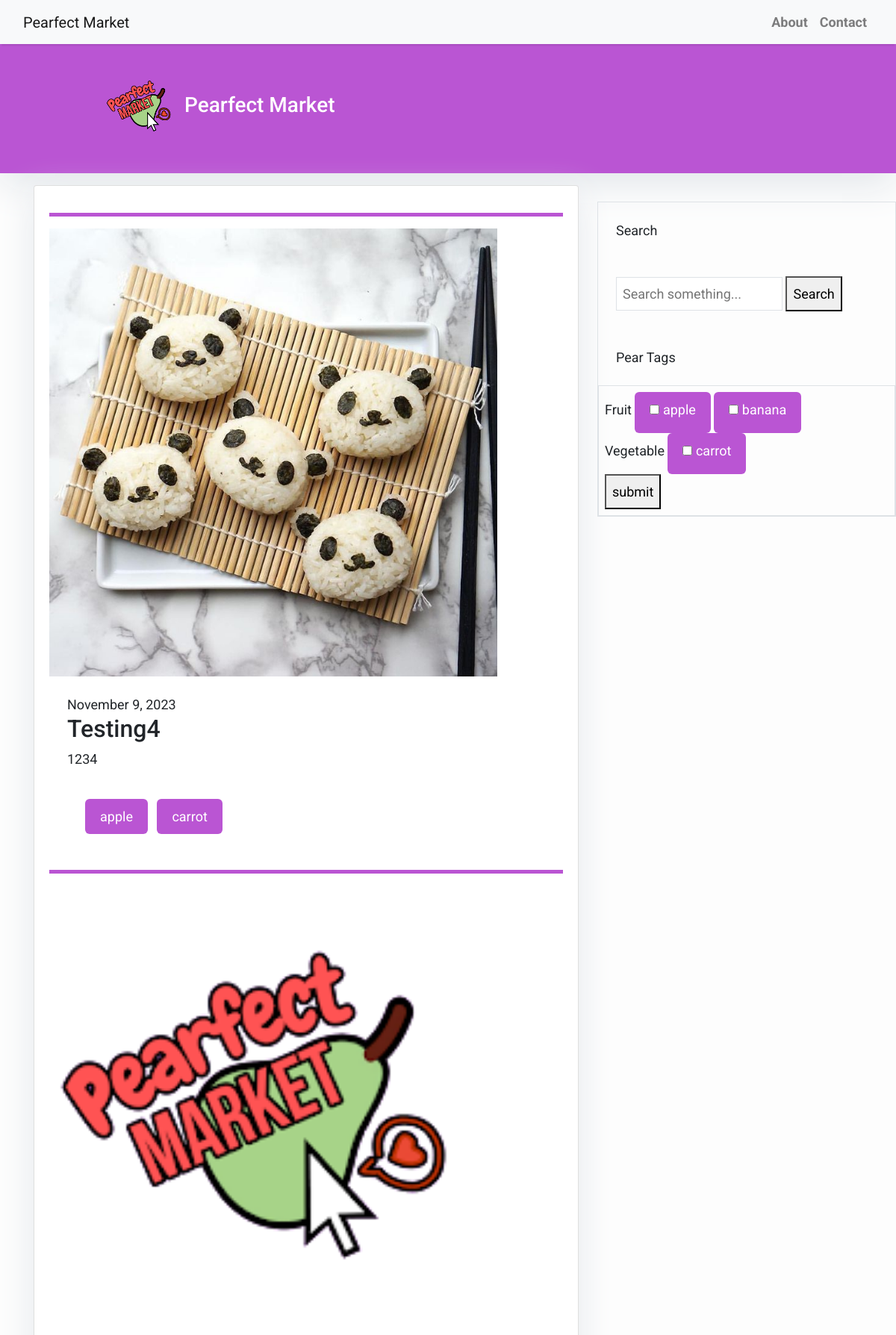
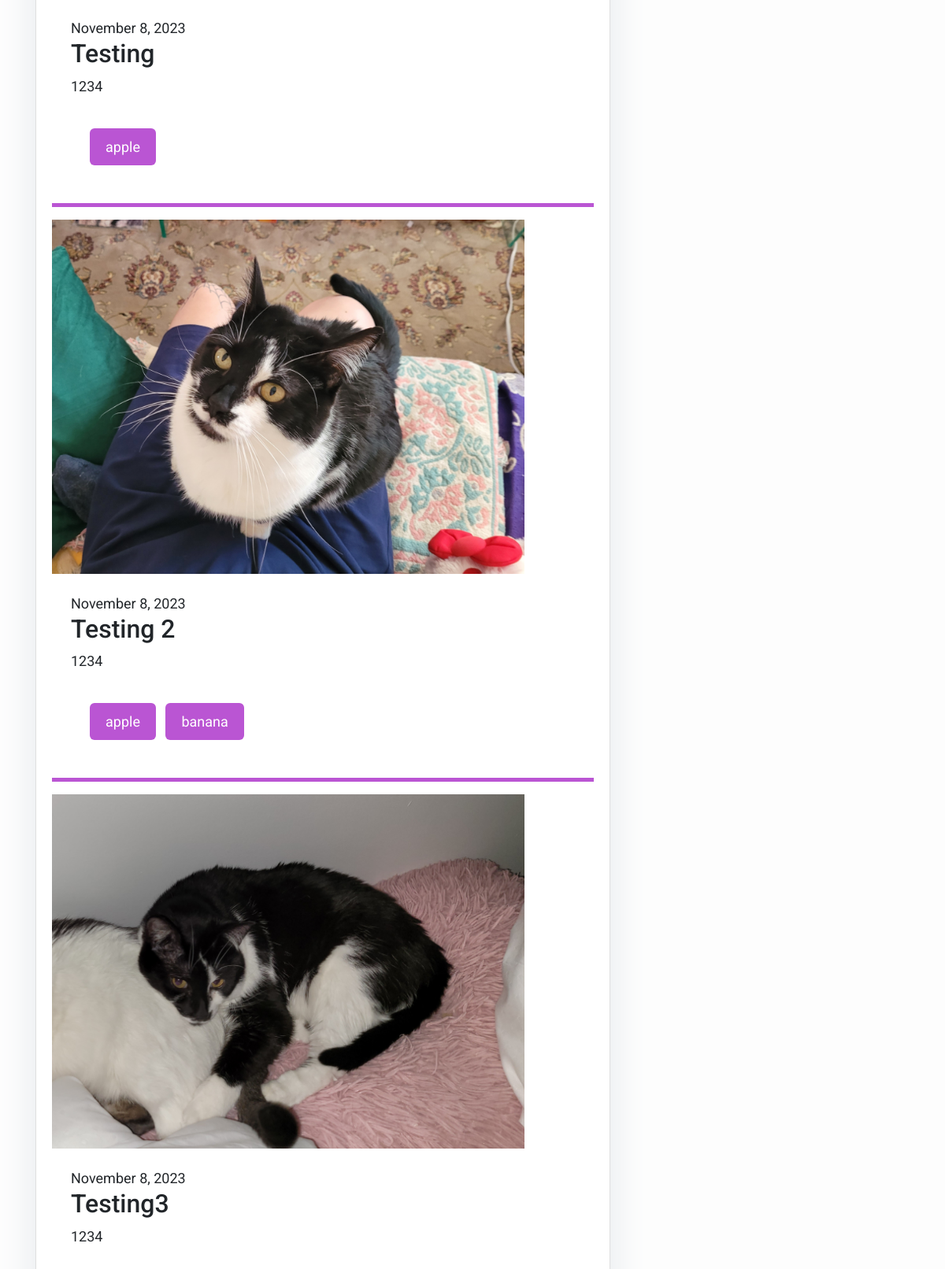
The page / (upper part) on the database its author committed (2 pictures, top to bottom).
### eventblog/models.py (models this page shows, shortened)
class Post(models.Model):
    title = models.CharField(max_length=200)
    slug = models.SlugField(unique=True, default='')
    content = RichTextField()
    featured_image = models.ImageField(upload_to="images/", default='')
    is_published = models.BooleanField(default=False)
    is_featured = models.BooleanField(default=False)
    created_at = models.DateField(auto_now=True)
    subtag = models.ManyToManyField(Subtag)
    user = models.ForeignKey(settings.AUTH_USER_MODEL, on_delete=models.CASCADE, null=True)
    class Meta:
        ordering = ['-created_at']

class Subtag(models.Model):
    tag = models.ForeignKey(Tag,
                                 related_name='tag',
                                 on_delete=models.CASCADE)
    name = models.CharField(max_length=200,
                            db_index=True)
    slug = models.SlugField(max_length=200,
                            db_index=True)
    class Meta:
        ordering = ('name',)
        verbose_name = 'subtag'
        verbose_name_plural = 'subtags'

class Tag(models.Model):
    name = models.CharField(max_length=200)
    slug = models.SlugField(unique=True, default='')
    class Meta:
        ordering = ['name']

### eventblog/views.py (the view)
# urls.py: path('', views.home, name='home'),
def home(request):
    posts = Post.objects.all().filter(is_published=True)
    subtags = Subtag.objects.all()
    tags = Tag.objects.all()
    return render(request, 'home.html', {
        'posts': posts,
        'subtags': subtags,
        'tags':tags,
    })

### eventblog/templates/home.html (shortened to what this page needs)
{% extends 'layout.html' %}  {% block content %}
<header class="masthead">
    <div class="container">
        <div class="row">
            <div class=" col-md-8 col-md-10 mx-auto">
                <div class="site-heading">
                    <h3 class=" site-heading my-4 mt-3 text-white"><img src="/media/images/pearfectmarketlogo.png" alt="HTML5 Icon" style="width:100px;height:100px;"> Pearfect Market </h3>
                </div>
            </div>
        </div>
    </div>
</header>
<div class="container">
    <div class="row">
        <div class="col-md-8 mt-3 left">
            <div class="card mb-4">
                <div class="card-body">
                    {% include 'list.html' %}
                </div>
            </div>
        </div>
        {% block sidebar %} {% include 'sidebar.html' %} {% endblock sidebar %}
    </div>
{%endblock%}

### eventblog/templates/layout.html (shortened to what this page needs)
<!DOCTYPE html>
<html>
    <head>
        <link rel="stylesheet" href="https://maxcdn.bootstrapcdn.com/bootstrap/4.0.0/css/bootstrap.min.css"
 />
    </head>
    <body>
        <nav class="navbar navbar-expand-lg navbar-light bg-light shadow" id="mainNav">
            <div class="container-fluid">
                <a class="navbar-brand" href="{% url 'home' %}">Pearfect Market</a>
                <div class="collapse navbar-collapse" id="navbarResponsive">
                    <ul class="navbar-nav ml-auto">
                        <li class="nav-item text-black">
                            <a class="nav-link text-black font-weight-bold" href="#">About</a>
                        </li>
                        <li class="nav-item text-black">
                            <a class="nav-link text-black font-weight-bold" href="#">Contact</a>
                        </li>
                    </ul>
                </div>
            </div>
        </nav>
        {% block content %}{% endblock content %}
    </body>
</html>

### eventblog/templates/list.html (shortened to what this page needs)
  <head>
  </head>
<div class="grid grid-cols-3 gap-4">
  {% for post in posts %}
  <hr>
  <div class="mb-4 ring-1 ring-slate-200 rounded-md h-fit hover:shadow-md">
    <a href="{% url 'post' post.slug %}"
      ><img
        class="img"
        src="{{ post.featured_image.url }}"
        alt="..."
    /></a>
    <div class="m-4 grid gap-2">
      <div class="text-sm text-gray-500">
        {{ post.created_at|date:"F j, o" }}
      </div>
      <h2 class="text-lg font-bold">{{ post.title }}</h2>
      <p class="text-base">
        {{ post.content|striptags|truncatewords:30 }}
      </p>
      <div class="p-4">
      {% for subtag in post.subtag.all %}
      <span class="mr-2"
        ><a
          href="{% url 'subtag' subtag.slug %}"
          class="button"
          >{{ subtag.name }}</a
        ></span
      >
      {% endfor %}
      </div>
    </div>
  </div>
  {% endfor %}
</div>

### eventblog/templates/sidebar.html (shortened to what this page needs)
  <head>
  </head>
<div class="right-sidebar">
  <div class="border rounded-md mb-4">
    <div class="bg-slate-200 p-4">Search</div>
    <div class="p-4">
      <form action="{% url 'search' %}" method="POST" class="grid grid-cols-4 gap-2">
        <input
          type="text"
          name="keyword"
          class="border rounded-md w-full focus:ring p-2 col-span-3"
          placeholder="Search something..."
        />
        <button
          type="submit"
          class="bg-blue-500 hover:bg-blue-700 rounded-md p-2 text-black uppercase font-semibold font-sans w-full focus:ring col-span-1"
        >
          Search
        </button>
      </form>
    </div>
      <div class="bg-slate-200 p-4">Pear Tags</div>
        <form method="POST" action="{% url 'tagfilter' %}" class="border rounded-md w-full focus:ring p-2 col-span-3">
          {% for tag in tags %}
            {{tag.name}}
            {% for subtag in tag.tag.all %}
              <div class="button">
                <input type="checkbox" id="{{subtag.name}}" value="{{subtag.name}}" name="q">
                <label for="{{subtag.name}}">{{subtag.name}}</label>
              </div>
            {% endfor %}
            <br>
          {% endfor %}
          <button type="submit" class="bg-blue-500 hover:bg-blue-700 rounded-md p-2 text-black uppercase font-semibold font-sans w-full focus:ring col-span-1">submit</button>
        </form>
</div>
  </div>
</div>

### eventblog/templates/layout.html (style rules this page uses)
body { font-family: "Roboto", sans-serif; font-size: 17px; background-color: #fdfdfd; }
.shadow { box-shadow: 0 4px 2px -2px rgba(0, 0, 0, 0.1); }
.masthead { background: #BA55D3; height: auto; padding-bottom: 15px; box-shadow: 0 16px 48px #E3E7EB; padding-top: 10px; }

### eventblog/templates/home.html (style rules this page uses)
body { font-family: "Roboto", sans-serif; font-size: 18px; background-color: #fdfdfd; }
.card { box-shadow: 0 16px 48px #E3E7EB; }

### eventblog/templates/list.html (style rules this page uses)
hr { height:5px; border-width:0; background-color:#BA55D3; }
.button { display: inline-block; padding: 10px 20px; text-align: center; text-decoration: none; color: #ffffff; background-color: #BA55D3; border-radius: 6px; outline: none; transition: 0.3s; }
.img { min-width: 600px; max-width:600px; height: auto; }

### eventblog/templates/sidebar.html (style rules this page uses)
.right-sidebar { position:absolute; top:270px; right:0; width:400px; height:100%; }
.button { display: inline-block; padding: 10px 20px; text-align: center; text-decoration: none; color: #ffffff; background-color: #BA55D3; border-radius: 6px; outline: none; transition: 0.3s; }

### rows shown on the page
Post: featured_image (picture), created_at "November 9, 2023", title "Testing4", content "1234"
Subtag: name "apple"
Subtag: name "carrot"
Post: featured_image (picture), created_at "November 8, 2023", title "Testing", content "1234"
Post: featured_image (picture), created_at "November 8, 2023", title "Testing 2", content "1234"
Subtag: name "banana"
Post: featured_image (picture), created_at "November 8, 2023", title "Testing3", content "1234"
Tag: name "Fruit"
Tag: name "Vegetable"
